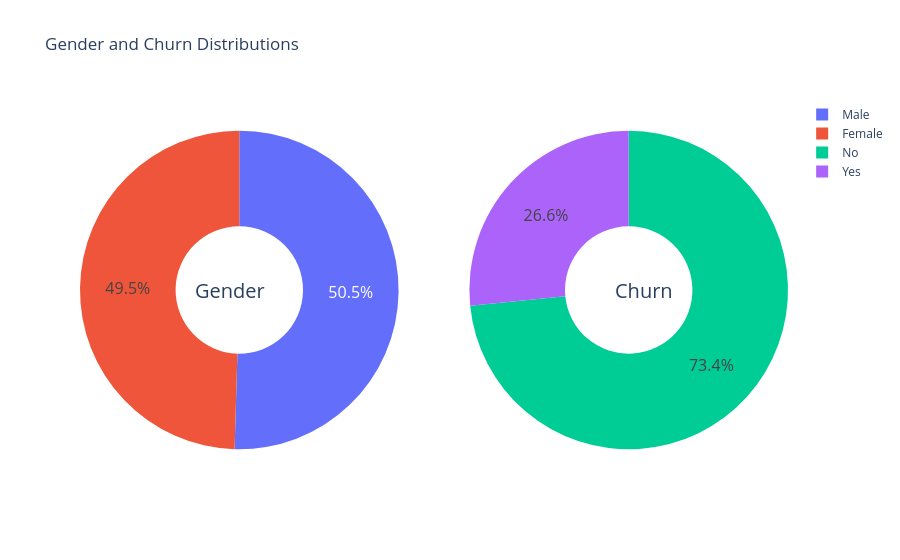

The cell this chart's notebook holds for it:
### Markdown cell above
<a id = "9" ></a>
# <span style="font-family:serif; font-size:28px;"> 6. Data Visualization </span>
<a id = "datavisualization" ></a>

### Code cell
g_labels = ['Male', 'Female']
c_labels = ['No', 'Yes']
# Create subplots: use 'domain' type for Pie subplot
fig = make_subplots(rows=1, cols=2, specs=[[{'type':'domain'}, {'type':'domain'}]])
fig.add_trace(go.Pie(labels=g_labels, values=df['gender'].value_counts(), name="Gender"),1, 1)
fig.add_trace(go.Pie(labels=c_labels, values=df['Churn'].value_counts(), name="Churn"),1, 2)

# Use `hole` to create a donut-like pie chart
fig.update_traces(hole=.4, hoverinfo="label+percent+name", textfont_size=16)

fig.update_layout(
    title_text="Gender and Churn Distributions",
    # Add annotations in the center of the donut pies.
    annotations=[dict(text='Gender', x=0.16, y=0.5, font_size=20, showarrow=False),
                 dict(text='Churn', x=0.84, y=0.5, font_size=20, showarrow=False)])
fig.show()

### Figure 1 — Plotly figure (JSON) as saved in the notebook; plotly's stock layout.template omitted (floating-point values rounded to 4 significant figures)
{"data": [{"domain": {"x": [0, 0.45], "y": [0, 1]}, "hole": 0.4, "hoverinfo": "label+percent+name", "labels": ["Male", "Female"], "name": "Gender", "textfont": {"size": 16}, "type": "pie", "values": [3549, 3483]}, {"domain": {"x": [0.55, 1], "y": [0, 1]}, "hole": 0.4, "hoverinfo": "label+percent+name", "labels": ["No", "Yes"], "name": "Churn", "textfont": {"size": 16}, "type": "pie", "values": [5163, 1869]}], "layout": {"annotations": [{"font": {"size": 20}, "showarrow": false, "text": "Gender", "x": 0.16, "y": 0.5}, {"font": {"size": 20}, "showarrow": false, "text": "Churn", "x": 0.84, "y": 0.5}], "autosize": true, "title": {"text": "Gender and Churn Distributions"}}}
